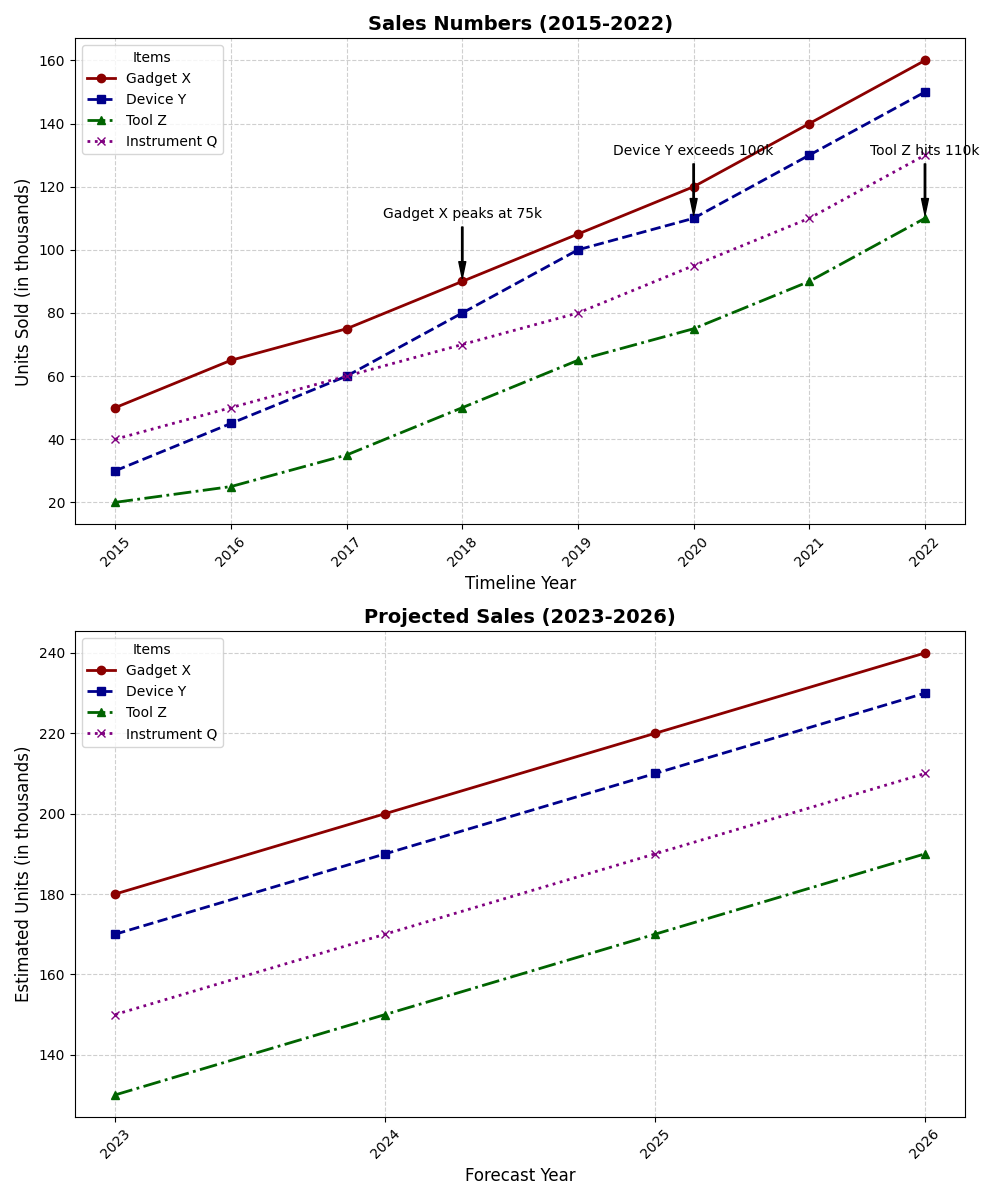

Recreate this plot in Python.
import matplotlib.pyplot as plt
import numpy as np

years_actual = np.arange(2015, 2023)
years_forecast = np.arange(2023, 2027)

product_a_sales = np.array([50, 65, 75, 90, 105, 120, 140, 160])
product_b_sales = np.array([30, 45, 60, 80, 100, 110, 130, 150])
product_c_sales = np.array([20, 25, 35, 50, 65, 75, 90, 110])
product_d_sales = np.array([40, 50, 60, 70, 80, 95, 110, 130])

product_a_forecast = np.array([180, 200, 220, 240])
product_b_forecast = np.array([170, 190, 210, 230])
product_c_forecast = np.array([130, 150, 170, 190])
product_d_forecast = np.array([150, 170, 190, 210])

fig, axes = plt.subplots(2, 1, figsize=(10, 12))

# Plot actual sales data
ax1 = axes[0]
ax1.plot(years_actual, product_a_sales, marker='o', linestyle='-', color='#8b0000', linewidth=2, label='Gadget X')
ax1.plot(years_actual, product_b_sales, marker='s', linestyle='--', color='#00008b', linewidth=2, label='Device Y')
ax1.plot(years_actual, product_c_sales, marker='^', linestyle='-.', color='#006400', linewidth=2, label='Tool Z')
ax1.plot(years_actual, product_d_sales, marker='x', linestyle=':', color='#800080', linewidth=2, label='Instrument Q')
ax1.set_title('Sales Numbers (2015-2022)', fontsize=14, fontweight='bold')
ax1.set_xlabel('Timeline Year', fontsize=12)
ax1.set_ylabel('Units Sold (in thousands)', fontsize=12)
ax1.set_xticks(years_actual)
ax1.set_xticklabels(years_actual, rotation=45)
ax1.legend(title='Items', loc='upper left', fontsize=10)
ax1.grid(True, linestyle='--', alpha=0.6)

annotations = {
    2018: ("Gadget X peaks at 75k", product_a_sales[3]),
    2020: ("Device Y exceeds 100k", product_b_sales[5]),
    2022: ("Tool Z hits 110k", product_c_sales[7]),
}
for year, (text, y_value) in annotations.items():
    ax1.annotate(text, xy=(year, y_value), xytext=(year, y_value + 20),
                 arrowprops=dict(facecolor='black', shrink=0.05, width=1, headwidth=5), fontsize=10, color='black', ha='center')

# Plot forecasted sales data
ax2 = axes[1]
ax2.plot(years_forecast, product_a_forecast, marker='o', linestyle='-', color='#8b0000', linewidth=2, label='Gadget X')
ax2.plot(years_forecast, product_b_forecast, marker='s', linestyle='--', color='#00008b', linewidth=2, label='Device Y')
ax2.plot(years_forecast, product_c_forecast, marker='^', linestyle='-.', color='#006400', linewidth=2, label='Tool Z')
ax2.plot(years_forecast, product_d_forecast, marker='x', linestyle=':', color='#800080', linewidth=2, label='Instrument Q')
ax2.set_title('Projected Sales (2023-2026)', fontsize=14, fontweight='bold')
ax2.set_xlabel('Forecast Year', fontsize=12)
ax2.set_ylabel('Estimated Units (in thousands)', fontsize=12)
ax2.set_xticks(years_forecast)
ax2.set_xticklabels(years_forecast, rotation=45)
ax2.legend(title='Items', loc='upper left', fontsize=10)
ax2.grid(True, linestyle='--', alpha=0.6)

plt.tight_layout()
plt.show()
